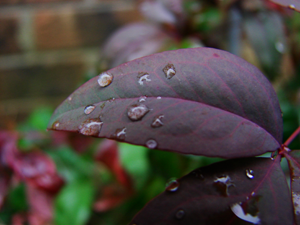
#> input picture 24_bit.png, 300 x 225 px, found by its file name
$ jupyter execute lab2.ipynb
#> lines starting #> are read from the running program, lines starting #| are printed output that depends on the picture
[cell 1]
import cv2
import numpy as np
import matplotlib.pyplot as plt

# Функція для завантаження та відображення зображення
def load_and_display_image(image_path):
    image = cv2.imread(image_path, cv2.IMREAD_COLOR)
#> image is the input picture: shape (225, 300, 3); mean B, G, R 63.9, 68.9, 76
    image = cv2.cvtColor(image, cv2.COLOR_BGR2RGB)  # Конвертація в RGB для відображення
    plt.figure(figsize=(8, 6))
    plt.imshow(image)
    plt.title("Оригінальне зображення")
    plt.axis('off')
    plt.show()
    return image

[cell 2]
# Функція для побудови гістограми
def plot_histogram(image, title="Гістограма"):
#> called with title = 'Гістограма оригінального зображення'
    plt.figure(figsize=(10, 5))
    for i, color in enumerate(['r', 'g', 'b']):
        hist = cv2.calcHist([image], [i], None, [256], [0, 256])
        plt.plot(hist, color=color)
    plt.title(title)
    plt.xlabel("Інтенсивність")
    plt.ylabel("Кількість пікселів")
    plt.grid(True)
    plt.show()
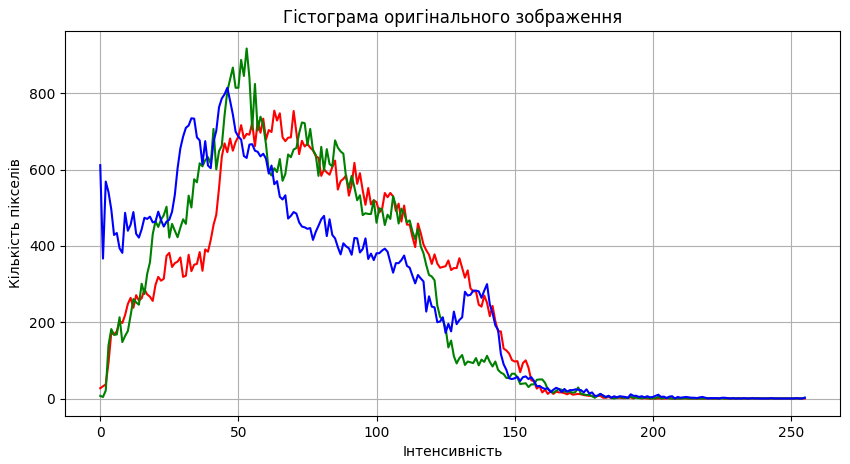
#> figure drawn by matplotlib, 1 panel; curve peaks at x = 63, y = 755; curve peaks at x = 53, y = 918; curve peaks at x = 46, y = 815

[cell 3]
# Функція для еквалізації гістограми
def equalize_histogram(image):
    img_yuv = cv2.cvtColor(image, cv2.COLOR_RGB2YUV)
#> img_yuv: shape (225, 300, 3); mean of channels 0, 1, 2 70.5, 124.8, 132.9
    img_yuv[:, :, 0] = cv2.equalizeHist(img_yuv[:, :, 0])
#> img_yuv: shape (225, 300, 3); mean of channels 0, 1, 2 128.6, 124.8, 132.9
    img_equalized = cv2.cvtColor(img_yuv, cv2.COLOR_YUV2RGB)
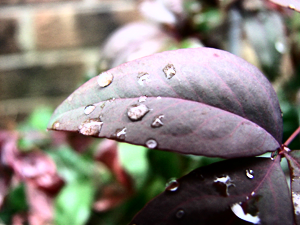
#> img_equalized: shape (225, 300, 3); mean R, G, B 134, 126.8, 121.7
    return img_equalized

# Функція для застосування масочних фільтрів
def apply_filter(image, kernel, title="Фільтроване зображення"):
    gray_image = cv2.cvtColor(image, cv2.COLOR_RGB2GRAY)
    filtered_image = cv2.filter2D(gray_image, -1, kernel)
    plt.figure(figsize=(8, 6))
    plt.imshow(filtered_image, cmap='gray')
    plt.title(title)
    plt.axis('off')
    plt.show()

[cell 4]
# Основний блок виконання програми
image_path = 'C:/Users/rrriv/OneDrive/Рабочий стол/Обробка сигналів та зображень/24_bit.png'
# Замініть шлях на шлях до вашого зображення
image = load_and_display_image(image_path)

# Побудова гістограми оригінального зображення
plot_histogram(image, title="Гістограма оригінального зображення")

# Еквалізація гістограми
equalized_image = equalize_histogram(image)

# Порівняння зображення до і після еквалізації
plt.figure(figsize=(15, 6))
plt.subplot(1, 2, 1)
plt.imshow(image)
plt.title("Оригінальне зображення")
plt.axis('off')

plt.subplot(1, 2, 2)
plt.imshow(equalized_image)
plt.title("Зображення після еквалізації гістограми")
plt.axis('off')
plt.show()
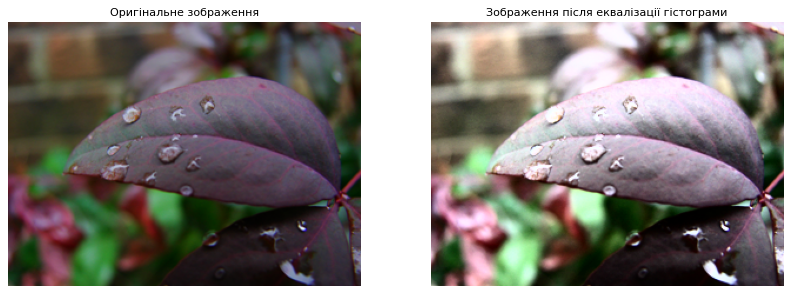
#> figure drawn by matplotlib, 2 panels

[cell 5]
# Побудова гістограми після еквалізації
plot_histogram(equalized_image, title="Гістограма після еквалізації")
#> call 2 of plot_histogram, with title = 'Гістограма після еквалізації'
#> in plot_histogram (call 2), `plt.show()`:
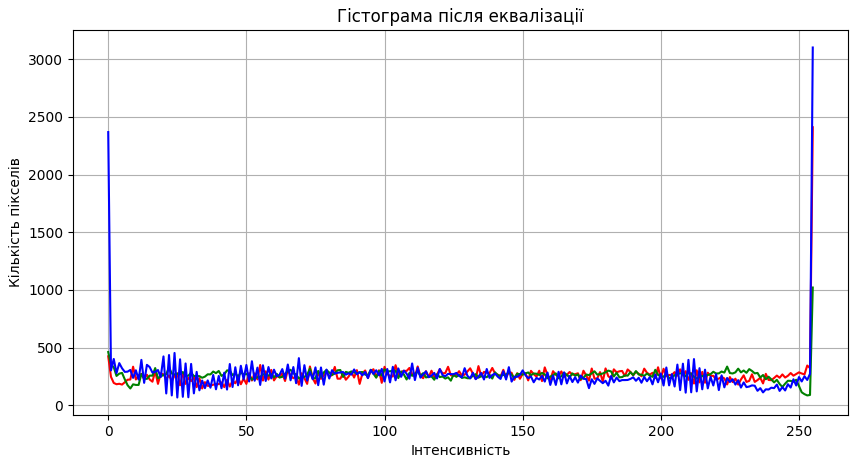
#> figure drawn by matplotlib, 1 panel; curve peaks at x = 255, y = 2410; curve peaks at x = 255, y = 1021; curve peaks at x = 255, y = 3101

# Масочні фільтри
roberts_kernel_x = np.array([[0, 1], [-1, 0]])
roberts_kernel_y = np.array([[1, 0], [0, -1]])
prewitt_kernel_x = np.array([[-1, 0, 1], [-1, 0, 1], [-1, 0, 1]])
prewitt_kernel_y = np.array([[-1, -1, -1], [0, 0, 0], [1, 1, 1]])
sobel_kernel_x = np.array([[-1, 0, 1], [-2, 0, 2], [-1, 0, 1]])
sobel_kernel_y = np.array([[-1, -2, -1], [0, 0, 0], [1, 2, 1]])

[cell 6]
# Застосування операторів
apply_filter(image, roberts_kernel_x, title="Фільтр Робертса (по x)")
#> in apply_filter, `gray_image = cv2.cvtColor(image, cv2.COLOR_RGB2GRAY)`:
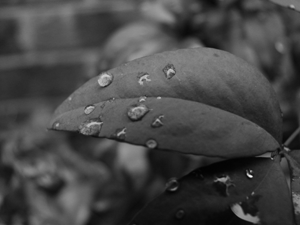
#> gray_image: shape (225, 300); min 2, max 250, mean 70.5
#> in apply_filter, `filtered_image = cv2.filter2D(gray_image, -1, kernel)`:
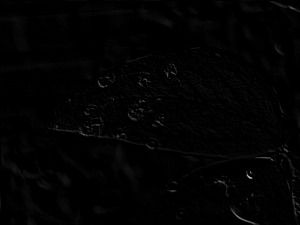
#> filtered_image: shape (225, 300); min 0, max 198, mean 2.4
apply_filter(image, roberts_kernel_y, title="Фільтр Робертса (по y)")
apply_filter(image, prewitt_kernel_x, title="Фільтр Превіта (по x)")
#> call 3 of apply_filter, with kernel = array of shape (3, 3), title = 'Фільтр Превіта (по x)'
#> in apply_filter (call 3), `filtered_image = cv2.filter2D(gray_image, -1, kernel)`:
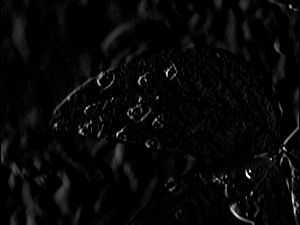
#> filtered_image: shape (225, 300); min 0, max 255, mean 7.2
apply_filter(image, prewitt_kernel_y, title="Фільтр Превіта (по y)")
#> call 4 of apply_filter, with kernel = array of shape (3, 3), title = 'Фільтр Превіта (по y)'
#> in apply_filter (call 4), `filtered_image = cv2.filter2D(gray_image, -1, kernel)`:
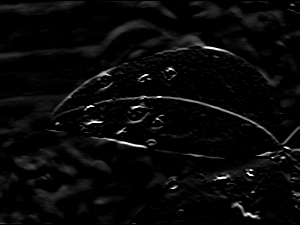
#> filtered_image: shape (225, 300); min 0, max 255, mean 8.6
apply_filter(image, sobel_kernel_x, title="Фільтр Собела (по x)")
apply_filter(image, sobel_kernel_y, title="Фільтр Собела (по y)")
#> in apply_filter (call 6), `filtered_image = cv2.filter2D(gray_image, -1, kernel)`:
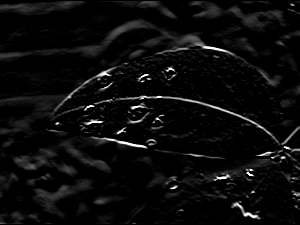
#> filtered_image: shape (225, 300); min 0, max 255, mean 11.5
